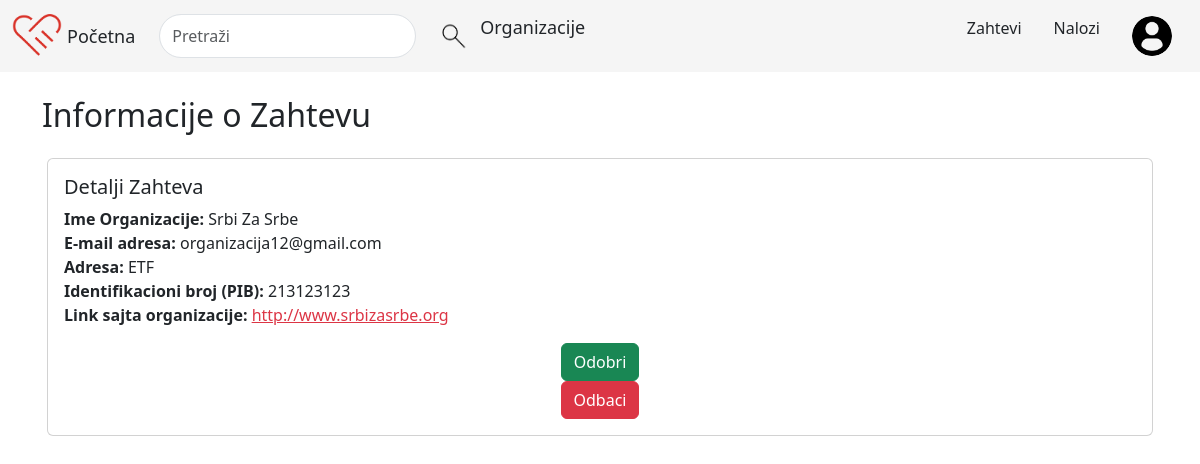
Screenshot of /users/zahtev/22/ (signed in) with the database file from the repository.
### users/models.py (models this page shows, shortened)
class User (AbstractBaseUser, PermissionsMixin):
    email = models.EmailField(unique=True , default='')
    username = models.CharField(blank=True,default='',unique=True, max_length=50)
    image = models.ImageField(blank=True, default='profile_pics/profil.png', upload_to='profile_pics')
    is_active = models.BooleanField(default=True)
    is_staff = models.BooleanField(default=False)
    is_organization = models.BooleanField(default=False)
    objects = CustomUserManager()
    USERNAME_FIELD = 'email'
    EMAIL_FIELD = 'email'
    REQUIRED_FIELDS = ['username']
    class Meta:
        verbose_name = "User"
        verbose_name_plural = "Users"

class Zahtev(models.Model):
    organization = models.ForeignKey(Organization, on_delete=models.DO_NOTHING)
    time = models.DateTimeField()

class Organization(models.Model):
    name = models.CharField(max_length=255)
    address = models.CharField(max_length=255)
    pib = models.CharField(max_length=50)
    website = models.URLField(blank=True, null=True)
    description = models.TextField()
    needs_description = models.TextField()
    accepted = models.BooleanField(default=False)
    user = models.ForeignKey(settings.AUTH_USER_MODEL, on_delete=models.CASCADE, null=True)

### users/views.py (the view)
    def _wrapped_view(request, *args, **kwargs):
        if not request.user.is_staff:
            return HttpResponseForbidden("You are not authorized to view this page.")
        return view_func(request, *args, **kwargs)

### users/views.py (called while the page is built)
def admin_required(view_func):
    def _wrapped_view(request, *args, **kwargs):
        if not request.user.is_staff:
            return HttpResponseForbidden("You are not authorized to view this page.")
        return view_func(request, *args, **kwargs)
    return _wrapped_view

@admin_required
def zahtev(request, id):
    zahtev = get_object_or_404(Zahtev, id=id)
    return render(request, 'users/zahtev.html', {'zahtev': zahtev})

### users/templates/users/zahtev.html (shortened to what this page needs)
{% extends 'layout.html' %}
{% block content %}
<div class="container mt-4">
    <h2>Informacije o Zahtevu</h2>
    <div class="card mt-4">
        <div class="card-body">
            <h5 class="card-title">Detalji Zahteva</h5>
            <p class="card-text">
                <strong>Ime Organizacije:</strong> {{ zahtev.organization.name }}<br>
                <strong>E-mail adresa:</strong> {{ zahtev.organization.user.email }}<br>
                <strong>Adresa:</strong> {{ zahtev.organization.address }}<br>
                <strong>Identifikacioni broj (PIB):</strong> {{ zahtev.organization.pib }}<br>
                {% if zahtev.organization.website %}
                <strong>Link sajta organizacije:</strong>
                <a href="{{ zahtev.organization.website }}" class="link-danger">{{ zahtev.organization.website }}</a><br>
                {% endif %}
            </p>
            <div class="text-center">
                <form method="post" action="{% url 'users:approve_zahtev' zahtev.id %}">
                    <button type="submit" class="btn btn-success mr-2">Odobri</button>
                </form>
                <form method="post" action="{% url 'users:reject_zahtev' zahtev.id %}">
                    <button type="submit" class="btn btn-danger">Odbaci</button>
                </form>
            </div>
        </div>
    </div>
</div>
{% endblock %}

### templates/layout.html (shortened to what this page needs)
<!DOCTYPE html>
{% load static %}
<html lang="en">
<head>
    {% load bootstrap5 %}
    {% bootstrap_css %}
    <link rel="stylesheet" href="{% static 'css/style.css' %}">
</head>
<body>
    <nav class="navbar navbar-expand-lg" id="mainNav">
        <div class="container-fluid">
            <div class="row align-items-center">
                <div class="col-auto">
                    <a class="navbar-brand" href="/oglasi">
                        <img src="/media/images/doniraj.png" alt="logo" width="50">
                    </a>
                </div>
                <div class="col-auto levoMin d-none d-md-block">
                    <a href="/oglasi" class="nav-link link-dark" id="pocetna" style="font-size:18px;">Početna</a>
                </div>
                <div class="col">
                    <form class="d-flex alling-items-center" id="search-form">
                        <input class="form-control me-2 rounded-pill" type="search" id="search-input" placeholder="Pretraži" aria-label="Search">
                        <button class="btn" type="submit">
                            <img src="/media/images/lupa.png" alt="Pretraži" style="width: 30px;">
                        </button>
                        <a class="nav-link link-dark" href="/organizacije" style="font-size:18px;">Organizacije</a>
                    </form>
                </div>
            </div>
            {% if not request.user.is_authenticated %}
            <ul class="nav justify-content-end" id="loginNav">
                <li class="nav-item">
                    <a class="nav-link link-danger" style="font-size:18px;" href="{% url 'users:registracija'%}">Registracija</a>
                </li>
                <li class="nav-item">
                    <a class="btn btn-outline-danger rounded-pill" style="font-size:18px;" href="{% url 'users:logovanje'%}">Uloguj se</a>
                </li>
            </ul>
            {% else %}
            <ul class="nav justify-content-end">
                 {% if request.user.is_staff %}
                   <li class="nav-item">
                       <a class="nav-link link-dark " href="{% url 'users:zahtevi'%}">Zahtevi</a>
                     </li>
                     <li class="nav-item">
                       <a class="nav-link link-dark nalozi " href="{% url 'users:nalozi'%}">Nalozi</a>
                     </li>
                  {% endif %}
                <li class="nav-item dropdown">
                    {% if  request.user.is_staff %} <a href="{% url 'users:milica' request.user.id%}" class="nav-link link-secondary" id="profileDropdown">
                    {% elif request.user.is_organization%} <a href="/organizacijaProfil" class="nav-link link-secondary" id="profileDropdown">
                    {% else %} <a href="{% url 'users:milica' request.user.id%}" class="nav-link link-secondary" id="profileDropdown">
                    {%endif%}
                <div class="rounded-circle manjaProfilna" >
                    <img  src="{{ request.user.image.url }}" />
                </div>
                </a>
            </li>
        </ul>
     {% endif %}
        </div>
    </nav>
 <main>
    {% block content %}
    {% endblock %}
</main>
</body>
</html>

### static/css/style.css (style rules this page uses)
nav { background-color: #f5f5f5; }
#pocetna { font-size: larger; margin-left: -15px; }
.card { margin: 5px; }
.levoMin { margin-left: -20px; }
.rounded-circle { border-radius: 50%; overflow: hidden; }
.rounded-circle img { width: 100%; height: 100%; object-fit: cover; }
.manjaProfilna { width: 40px; height: 40px; }
.card-body { flex-grow: 1; display: flex; flex-direction: column; justify-content: space-between; }
.link-secondary { display: flex; align-items: center; text-decoration: none; color: #6c757d; }
.link-secondary img { margin-right: 8px; }

### rows the page displays
User: user.image (picture)
Zahtev: organization.name "Srbi Za Srbe", organization.user.email "organizacija12@gmail.com", organization.address "ETF", organization.pib "213123123", organization.website "http://www.srbizasrbe.org"
